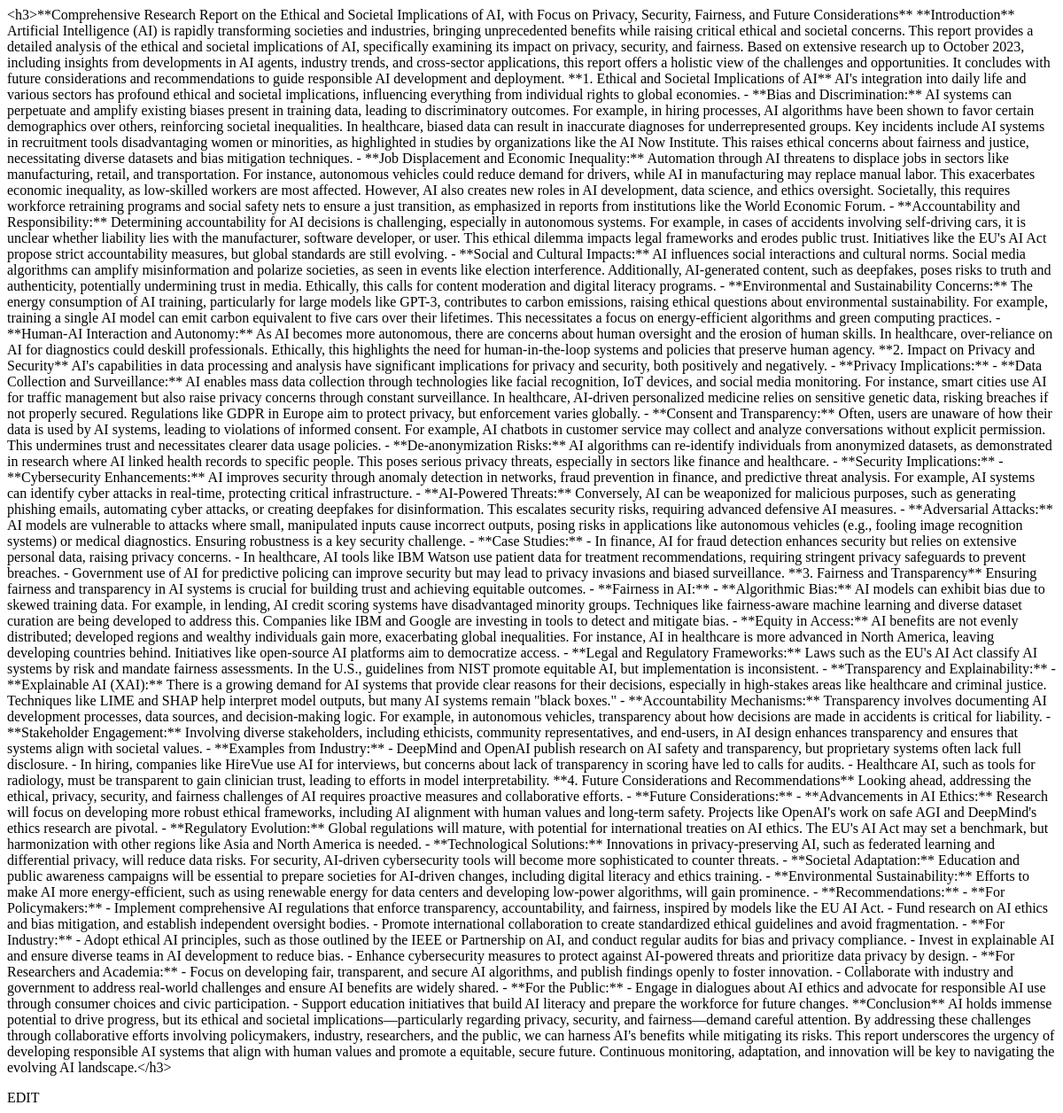
Page /coursework/51 on the earlier database version.
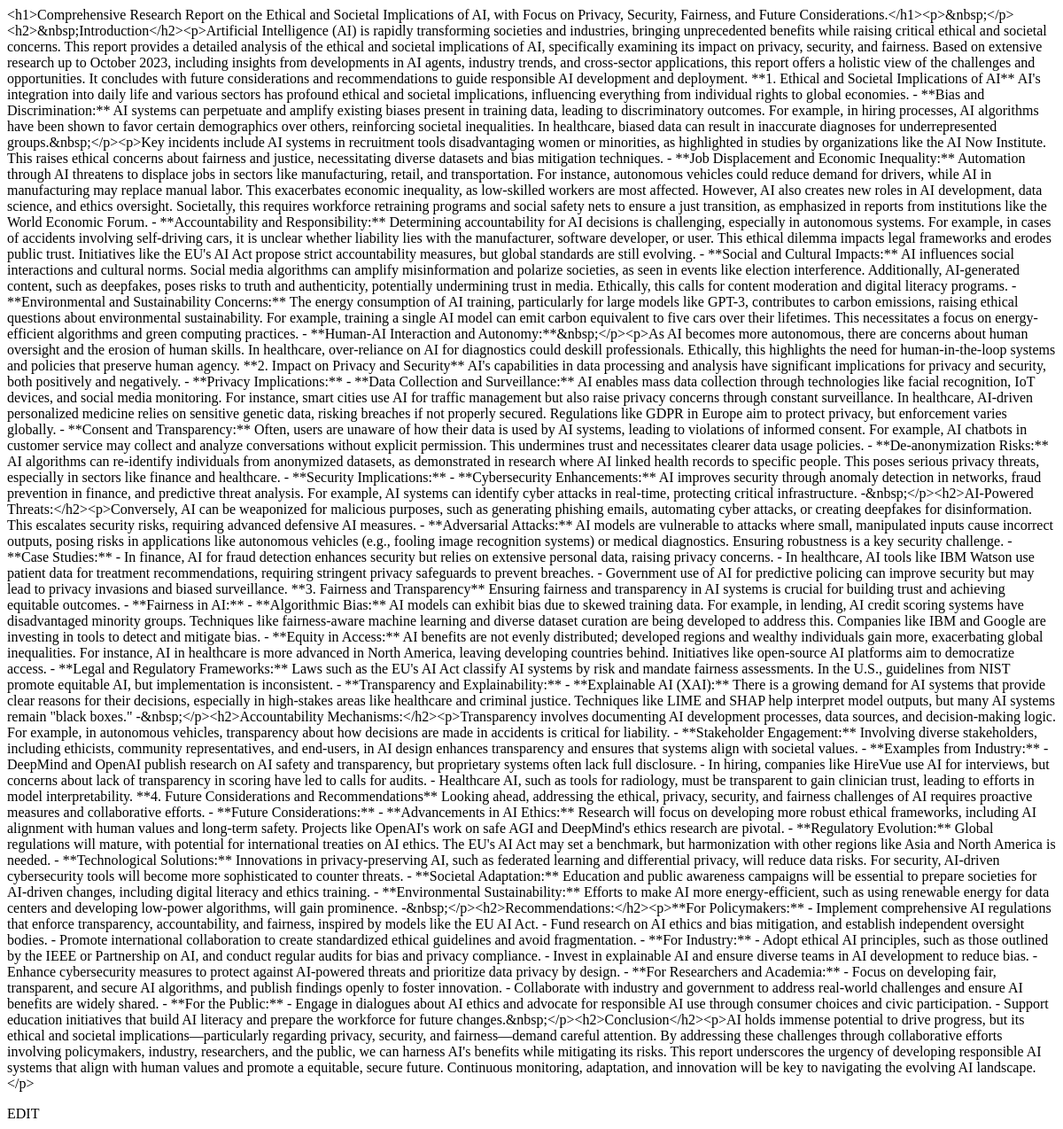
Same page on the later database version.
### core/models.py (models this page shows, shortened)
class CourseWork(models.Model):
    user = models.ForeignKey(CustomUser, on_delete=models.CASCADE)
    question = models.TextField(max_length=500, blank = True, null=True)
    answer = CKEditor5Field(config_name='extends')
    created = models.DateTimeField(auto_now_add = True,)

### core/views.py (the view)
# urls.py: path('coursework/<int:pk>', CoursewokDetailView.as_view(), name="coursework")
class CoursewokDetailView(DetailView):
    model = CourseWork
    context_object_name = "coursework"
    template_name = "coursework.html"

### templates/coursework.html (shortened to what this page needs)
{% load static %}
<c-base>
  <div class="p-16 flex flex-col gap-8 h-[100%] items-center">
    <p class="text h-100">{{coursework.answer}}</p>
    <div class="fixed bottom-8 h-12 w-24 bg-orange-600 hover:bg-black text-white font-medium rounded-md cursor-pointer flex items-center justify-center transition-colors duration-200 shadow-lg hover:shadow-xl z-50 pointer-events-none">EDIT</div>
  </div>
</c-base>

Differences in the rows shown:
changed CourseWork: answer "<h3>**Comprehensive Research Report on the Ethical and Societal Implications of AI, with Focus on Privacy, Security, Fairness, and Future Considerations** **Introduction** Artificial Intelligence (AI) is rapidly transforming societies and industries, bringing unprecedented benefits while raising critical ethical and societal concerns. This report provides a detailed analysis of the ethical and societal implications of AI, specifically examining its impact on privacy, security, and fairness. Based on extensive research up to October 2023, including insights from developments in AI agents, industry trends, and cross-sector applications, this report offers a holistic view of the challenges and…" → "<h1>Comprehensive Research Report on the Ethical and Societal Implications of AI, with Focus on Privacy, Security, Fairness, and Future Considerations.</h1><p>&nbsp;</p><h2>&nbsp;Introduction</h2><p>Artificial Intelligence (AI) is rapidly transforming societies and industries, bringing unprecedented benefits while raising critical ethical and societal concerns. This report provides a detailed analysis of the ethical and societal implications of AI, specifically examining its impact on privacy, security, and fairness. Based on extensive research up to October 2023, including insights from developments in AI agents, industry trends, and cross-sector applications, this report offers a holistic…"
